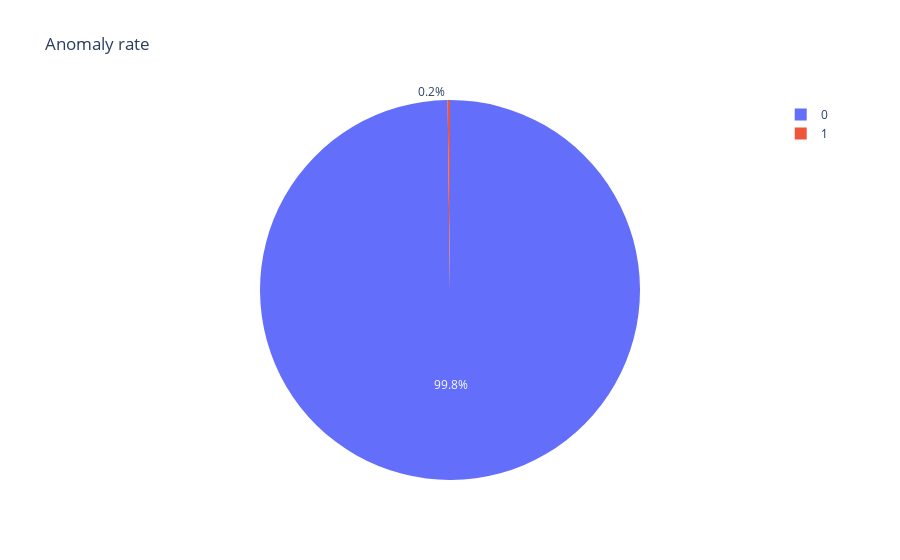

The code cell stored with this chart in its notebook:
### Markdown cell above
#### Pie Chart

### Code cell
fig = px.pie(result['Anomaly'],names=result['Anomaly'], title='Anomaly rate',)
fig.show()

### Figure 1 — Plotly figure (JSON) as saved in the notebook; plotly's stock layout.template omitted (floating-point values rounded to 4 significant figures; data arrays with more than 128 entries replaced by an {"elided": "..."} marker saying what was removed)
{"data": [{"domain": {"x": [0, 1], "y": [0, 1]}, "hovertemplate": "label=%{label}<extra></extra>", "labels": {"elided": "1000 int values"}, "legendgroup": "", "name": "", "showlegend": true, "type": "pie"}], "layout": {"legend": {"tracegroupgap": 0}, "title": {"text": "Anomaly rate"}}}
